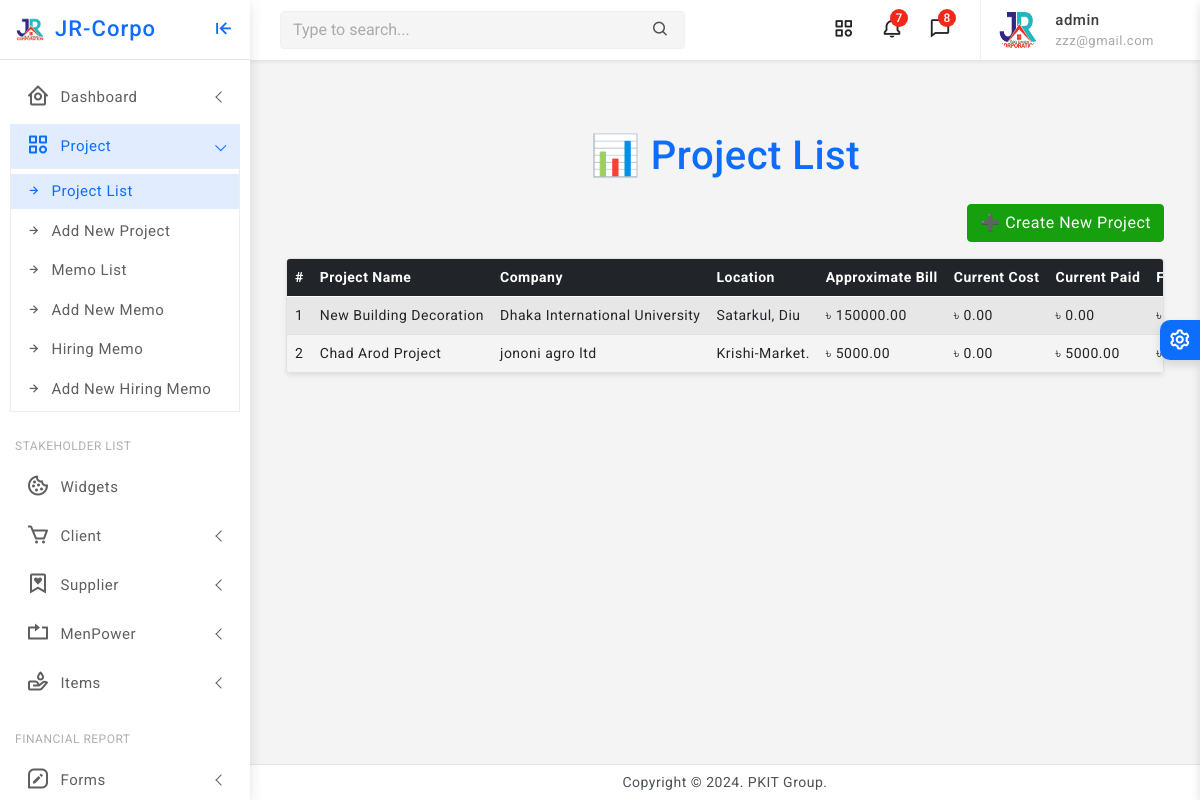
The page /projects/ (signed in) on the database as committed earlier.
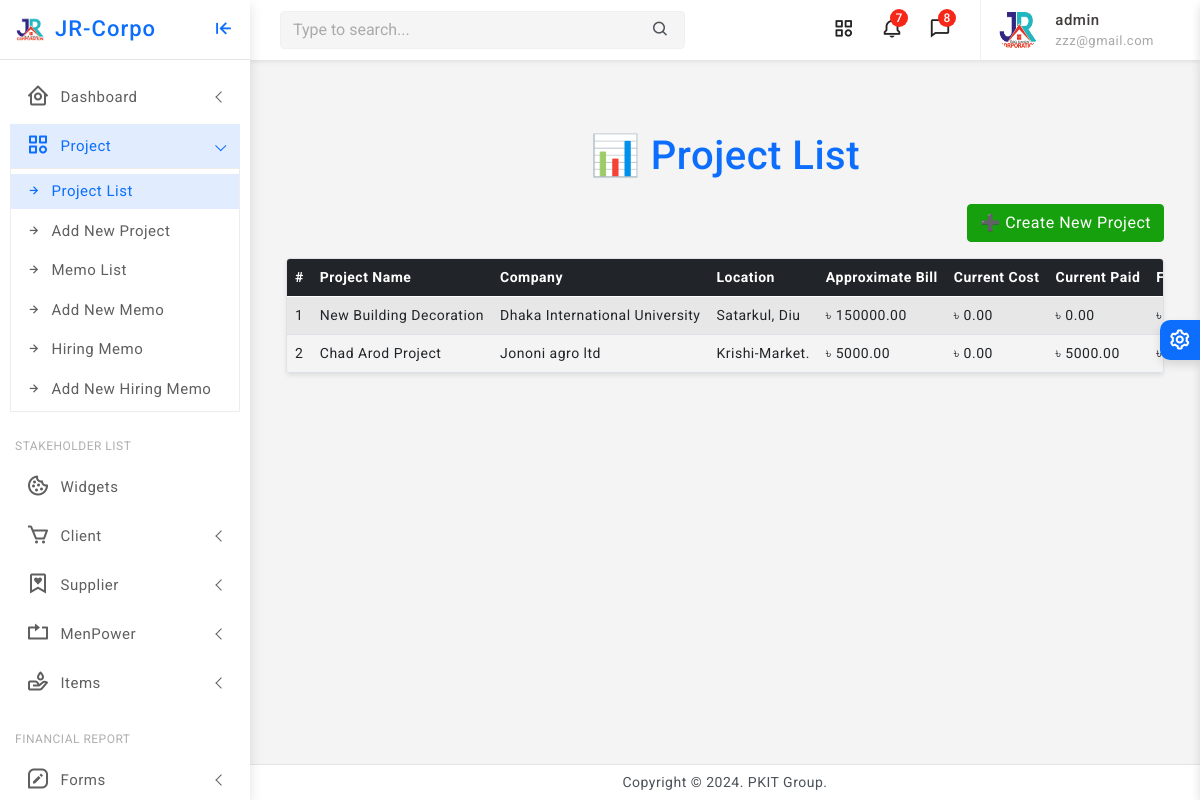
The same page on the database as committed later.
### core/models.py (models this page shows, shortened)
class Project(models.Model):
    company = models.ForeignKey(Company, on_delete=models.CASCADE, related_name='projects')
    name = models.CharField(max_length=255)
    location = models.CharField(max_length=255)
    approximate_bill = models.DecimalField(max_digits=12, decimal_places=2)
    current_cost = models.DecimalField(max_digits=12, decimal_places=2, null=True, blank=True)
    final_bill = models.DecimalField(max_digits=12, decimal_places=2, null=True, blank=True)
    current_paid = models.DecimalField(max_digits=12, decimal_places=2, null=True, blank=True)
    created_at = models.DateTimeField(auto_now_add=True)
    updated_at = models.DateTimeField(auto_now=True)

class Organization(models.Model):
    name = models.CharField(max_length=255, unique=True)
    location = models.CharField(max_length=255)
    phone = models.CharField(max_length=20)
    logo = models.ImageField(upload_to='media/logos/', blank=True, null=True)
    created_at = models.DateTimeField(auto_now_add=True)
    updated_at = models.DateTimeField(auto_now=True)
    class Meta:
        abstract = True

class Company(Organization):
    pass

### core/views.py (the view)
# urls.py: path('projects/', views.project_list, name='project_list'),
@staff_required
def project_list(request):
    projects = Project.objects.all()
    return render(request, 'project/project_list.html', {'projects': projects})

### core/views.py (called while the page is built)
def staff_required(view_func):
    return user_passes_test(lambda u: u.is_authenticated and u.is_staff)(view_func)

### core/templates/project/project_list.html (shortened to what this page needs)
{% extends 'partials/base0.html' %}
{% block content %}
{% load static %}
<div class="container my-5">
    <h1 class="text-center mb-4 text-primary">📊 Project List</h1>
    <div class="text-end mb-3">
        <a href="{% url 'project_create' %}" class="btn btn-success">➕ Create New Project</a>
    </div>
    {% if projects %}
        <div class="table-responsive shadow-sm rounded border">
            <table class="table table-striped table-hover align-middle mb-0">
                <thead class="table-dark">
                    <tr>
                        <th>#</th>
                        <th>Project Name</th>
                        <th>Company</th>
                        <th>Location</th>
                        <th>Approximate Bill</th>
                        <th>Current Cost</th>
                        <th>Current Paid</th>
                        <th>Final Bill</th>
                    </tr>
                </thead>
                <tbody>
                    {% for project in projects %}
                    <tr>
                        <td>{{ forloop.counter }}</td>
                        <td>{{ project.name }}</td>
                        <td>{{ project.company.name }}</td>
                        <td>{{ project.location }}</td>
                        <td>৳ {{ project.approximate_bill|floatformat:2 }}</td>
                        <td>৳ {{ project.current_cost|default:"0.00"|floatformat:2 }}</td>
                        <td>৳ {{ project.current_paid|default:"0.00"|floatformat:2 }}</td>
                        <td>৳ {{ project.final_bill|default:"0.00"|floatformat:2 }}</td>
                    </tr>
                    {% endfor %}
                </tbody>
            </table>
        </div>
    {% else %}
        <div class="alert alert-warning text-center">No projects found.</div>
    {% endif %}
</div>
{% endblock %}

Rows that differ between the two databases and show on the page:
changed through a linked row, Project "Chad Arod Project": company.name "jononi agro ltd" → "Jononi agro ltd"
